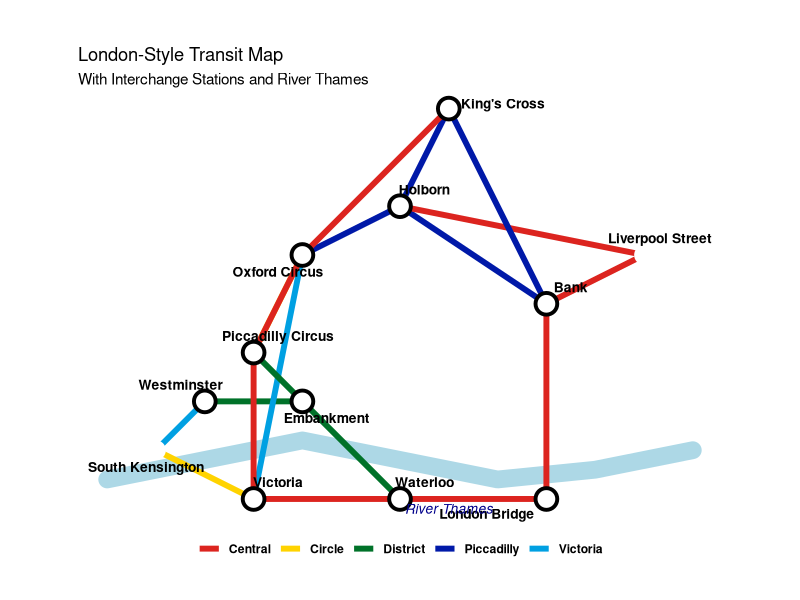

Recreate this plot in R.
# Install required packages if needed
# install.packages(c("ggplot2", "ggrepel"))

library(ggplot2)
library(ggrepel)

# Create sample data for stations and lines
stations <- data.frame(
  name = c("King's Cross", "Oxford Circus", "Piccadilly Circus", "Victoria", 
           "Waterloo", "London Bridge", "Bank", "Liverpool Street", "Holborn",
           "Westminster", "Embankment", "South Kensington"),
  x = c(2, 0.5, 0, 0, 1.5, 3, 3, 4, 1.5, -0.5, 0.5, -1),
  y = c(3, 1.5, 0.5, -1, -1, -1, 1, 1.5, 2, 0, 0, -0.5),
  is_interchange = c(TRUE, TRUE, TRUE, TRUE, TRUE, TRUE, TRUE, FALSE, TRUE,
                    TRUE, TRUE, FALSE),
  stringsAsFactors = FALSE
)

# Create connections between stations (lines)
lines <- data.frame(
  from = c("King's Cross", "Oxford Circus", "Piccadilly Circus", "Victoria", 
           "Waterloo", "London Bridge", "Bank", "Liverpool Street", 
           "King's Cross", "Oxford Circus", "Holborn", "Bank",
           "Westminster", "Embankment", "Embankment", "Victoria",
           "Westminster", "Piccadilly Circus", "South Kensington"),
  to = c("Oxford Circus", "Piccadilly Circus", "Victoria", "Waterloo", 
         "London Bridge", "Bank", "Liverpool Street", "Holborn", 
         "Holborn", "Holborn", "Bank", "King's Cross",
         "Embankment", "Piccadilly Circus", "Waterloo", "Oxford Circus",
         "South Kensington", "Oxford Circus", "Victoria"),
  line = c(rep("Central", 8), rep("Piccadilly", 4), 
           rep("District", 3), rep("Victoria", 2), rep("Circle", 2)),
  stringsAsFactors = FALSE
)

# Add coordinates to the lines data frame
lines <- merge(lines, stations[, c("name", "x", "y")], by.x = "from", by.y = "name")
names(lines)[names(lines) == "x"] <- "x1"
names(lines)[names(lines) == "y"] <- "y1"
lines <- merge(lines, stations[, c("name", "x", "y")], by.x = "to", by.y = "name")
names(lines)[names(lines) == "x"] <- "x2"
names(lines)[names(lines) == "y"] <- "y2"

# Define colors for each line (using official TfL colors)
line_colors <- c(
  "Central" = "#DC241F",  # Red
  "Piccadilly" = "#0019A8",  # Dark Blue
  "District" = "#007229",  # Green
  "Victoria" = "#00A0E2",  # Light Blue
  "Circle" = "#FFD300"   # Yellow
)

# Create river data (approximate Thames path)
thames <- data.frame(
  x = c(-1.5, -0.5, 0.5, 1.5, 2.5, 3.5, 4.5),
  y = c(-0.8, -0.6, -0.4, -0.6, -0.8, -0.7, -0.5)
)

# Create the London-style map
ggplot() +
  # Add the Thames river
  geom_path(data = thames, 
            aes(x = x, y = y), 
            color = "#ADD8E6", 
            size = 6, 
            lineend = "round") +
  # Add the lines
  geom_segment(data = lines, 
               aes(x = x1, y = y1, xend = x2, yend = y2, color = line),
               size = 2) +
  # Add regular station markers
  geom_point(data = subset(stations, !is_interchange), 
             aes(x = x, y = y),
             size = 4, 
             color = "white", 
             fill = "white", 
             shape = 21, 
             stroke = 2) +
  # Add interchange station markers (larger, with black ring)
  geom_point(data = subset(stations, is_interchange), 
             aes(x = x, y = y),
             size = 6, 
             color = "black", 
             fill = "white", 
             shape = 21, 
             stroke = 2) +
  # Add white inner circle for interchange stations
  geom_point(data = subset(stations, is_interchange), 
             aes(x = x, y = y),
             size = 4.5, 
             color = "white", 
             fill = "white", 
             shape = 21) +
  # Add station labels
  geom_text_repel(data = stations,
                  aes(x = x, y = y, label = name),
                  size = 3.5,
                  fontface = "bold",
                  box.padding = 0.5,
                  point.padding = 0.5) +
  # Add the "River Thames" label
  annotate("text", x = 2, y = -1.1, label = "River Thames", 
           fontface = "italic", color = "#00008B", size = 3.5) +
  # Set the color scheme
  scale_color_manual(values = line_colors) +
  # Custom theme to match the London Underground map style
  theme_void() +
  theme(
    legend.position = "bottom",
    legend.title = element_blank(),
    legend.text = element_text(face = "bold"),
    plot.background = element_rect(fill = "white", color = NA),
    panel.background = element_rect(fill = "white", color = NA),
    plot.margin = margin(1, 1, 1, 1, "cm")
  ) +
  # Equal aspect ratio
  coord_fixed(ratio = 1) +
  # Title
  labs(title = "London-Style Transit Map",
       subtitle = "With Interchange Stations and River Thames")
